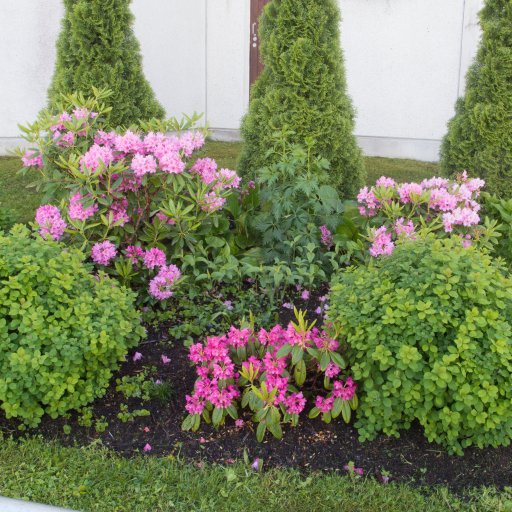
#> input picture data/t064.png, 512 x 512 px; its folder holds only this picture in this run
$ python run_experiments.py
#> lines starting #> are read from the running program, lines starting #| are printed output that depends on the picture
### watermarking.py

"""
Shared utilities for the Spread Spectrum and STDM watermarking experiment.

The image is transformed using non-overlapping 8x8 DCT blocks. The twelve
selected mid-frequency AC coefficients from every block are pooled into
one global vector. A seeded permutation partitions that vector into disjoint
tiles, one tile per payload bit.

Each tile therefore contains coefficients distributed throughout the image;
payload bits are NOT assigned to spatial image blocks.
"""

from pathlib import Path
from io import BytesIO

import numpy as np
from PIL import Image
from scipy.fft import dctn, idctn


# ---------------------------------------------------------------------
# Experiment configuration
# ---------------------------------------------------------------------

IMAGE_PATH = Path(__file__).resolve().parent / "data" / "t064.png"
OUTPUT_DIR = Path(__file__).resolve().parent / "results"

PAYLOAD_LENGTHS = (2048, 4096, 8192)

BLOCK_SIZE = 8
JPEG_QUALITY = 60

GAMMA = 14.375
DELTA = 49.25

EMBEDDING_KEY = 12345
SEQUENCE_KEY = 54321
MESSAGE_SEED = 9876

# Twelve mid-frequency AC coefficient positions in each 8x8 DCT block.
MID_FREQ = (
    (1, 2), (2, 1), (2, 2), (1, 3),
    (3, 1), (2, 3), (3, 2), (1, 4),
    (4, 1), (3, 3), (2, 4), (4, 2),
)


# ---------------------------------------------------------------------
# Image utilities and quality metrics
# ---------------------------------------------------------------------

def load_image(path):
    """Load an image as an 8-bit grayscale array represented by float64."""
    return np.asarray(
        Image.open(path).convert("L"),
        dtype=np.float64
    )


# [55 lines left out: functions save_image, psnr, ber, jpeg_attack, not called in this run]


# ---------------------------------------------------------------------
# 8x8 block DCT and inverse DCT
# ---------------------------------------------------------------------

def image_to_dct(image):
    """Apply an orthonormal 2-D DCT to each non-overlapping 8x8 block."""
    image = np.asarray(image, dtype=np.float64)

    height, width = image.shape

    if height % BLOCK_SIZE or width % BLOCK_SIZE:
        raise ValueError(
            "Image height and width must be multiples of 8."
        )

    coeffs = np.empty(
        (
            height // BLOCK_SIZE,
            width // BLOCK_SIZE,
            BLOCK_SIZE,
            BLOCK_SIZE
        ),
        dtype=np.float64
    )

    for by in range(height // BLOCK_SIZE):
        for bx in range(width // BLOCK_SIZE):

            block = image[
                by * BLOCK_SIZE:(by + 1) * BLOCK_SIZE,
                bx * BLOCK_SIZE:(bx + 1) * BLOCK_SIZE
            ]

            coeffs[by, bx] = dctn(
                block,
                type=2,
                norm="ortho"
            )

    return coeffs


def dct_to_image(coeffs):
    """Apply the inverse orthonormal 2-D DCT to every 8x8 block."""
    nby, nbx = coeffs.shape[:2]

    image = np.empty(
        (nby * BLOCK_SIZE, nbx * BLOCK_SIZE),
        dtype=np.float64
    )

    for by in range(nby):
        for bx in range(nbx):

            block = idctn(
                coeffs[by, bx],
                type=2,
                norm="ortho"
            )

            image[
                by * BLOCK_SIZE:(by + 1) * BLOCK_SIZE,
                bx * BLOCK_SIZE:(bx + 1) * BLOCK_SIZE
            ] = block

    return np.clip(np.rint(image), 0, 255)


# ---------------------------------------------------------------------
# Pool the selected coefficients across the WHOLE image
# ---------------------------------------------------------------------

def extract_selected_coefficients(dct_coeffs):
    """Pool the twelve selected coefficients from every DCT block."""
    selected = []

    for by in range(dct_coeffs.shape[0]):
        for bx in range(dct_coeffs.shape[1]):

            for row, col in MID_FREQ:
                selected.append(
                    dct_coeffs[by, bx, row, col]
                )

    return np.asarray(selected, dtype=np.float64)


def insert_selected_coefficients(dct_coeffs, selected):
    """Insert a global selected-coefficient vector into the DCT blocks."""
    expected = (
        dct_coeffs.shape[0]
        * dct_coeffs.shape[1]
        * len(MID_FREQ)
    )

    if len(selected) != expected:
        raise ValueError(
            f"Expected {expected} selected coefficients, "
            f"got {len(selected)}."
        )

    result = dct_coeffs.copy()
    index = 0

    for by in range(result.shape[0]):
        for bx in range(result.shape[1]):

            for row, col in MID_FREQ:
                result[by, bx, row, col] = selected[index]
                index += 1

    return result


def reconstruct_image(selected, original_dct):
    """Reconstruct an image after replacing its selected DCT coefficients."""
    modified_dct = insert_selected_coefficients(
        original_dct,
        selected
    )

    return dct_to_image(modified_dct)


def extract_from_image(image):
    """Extract the global selected-coefficient vector from an image."""
    dct_coeffs = image_to_dct(image)

    return extract_selected_coefficients(dct_coeffs)


# ---------------------------------------------------------------------
# Disjoint coefficient tiles, spreading sequences and payload
# ---------------------------------------------------------------------

def make_tiles(
    number_of_coefficients,
    number_of_bits,
    key=EMBEDDING_KEY
):
    """
    Randomly permute all selected coefficients and split them into
    one disjoint tile per message bit.

    Tile sizes differ by at most one coefficient.
    """
    if number_of_bits <= 0:
        raise ValueError("The payload length must be positive.")

    if number_of_bits > number_of_coefficients:
        raise ValueError(
            f"Payload ({number_of_bits} bits) exceeds the number of "
            f"selected coefficients ({number_of_coefficients})."
        )

    rng = np.random.default_rng(key)

    permutation = rng.permutation(number_of_coefficients)

    return np.array_split(permutation, number_of_bits)


def generate_spreading_sequences(
    tiles,
    key=SEQUENCE_KEY
):
    """
    Generate one pseudorandom +/-1 sequence per tile and normalize it.

    In the handout notation:

        p_i = s_i / ||s_i||_2

    Since every element of s_i is either -1 or +1:

        ||s_i||_2 = sqrt(L_i)

    where L_i is the number of coefficients in tile i.
    Consequently, every p_i has unit Euclidean norm.
    """
    rng = np.random.default_rng(key)

    sequences = []

    for tile in tiles:

        p_i = rng.choice(
            [-1.0, +1.0],
            size=len(tile)
        )

        p_i /= np.linalg.norm(p_i)

        sequences.append(p_i)

    return sequences


def generate_message(
    number_of_bits,
    seed=MESSAGE_SEED
):
    """Generate a reproducible antipodal message with bits -1 and +1."""
    rng = np.random.default_rng(seed)

    return rng.choice(
        [-1, +1],
        size=number_of_bits
    )


# ---------------------------------------------------------------------
# Spread Spectrum embedding
# ---------------------------------------------------------------------

def embed_ss(
    coefficients,
    tiles,
    sequences,
    message,
    gamma=GAMMA
):
    """
    Embed each bit according to:

        y_i = x_i + gamma * b_i * p_i
    """
    watermarked = np.asarray(
        coefficients,
        dtype=np.float64
    ).copy()

    for b_i, tile, p_i in zip(message, tiles, sequences):

        watermarked[tile] += gamma * b_i * p_i

    return watermarked


# ---------------------------------------------------------------------
# STDM quantization and embedding
# ---------------------------------------------------------------------

# [61 lines left out: functions quantize_coset, distance_to_coset, embed_stdm, not called in this run]

### detectors.py

"""
Student detector functions.

Complete detect_ss() and detect_stdm().

Use the same tiles and normalized spreading sequences p_i
that were generated for embedding.
"""

import numpy as np

from watermarking import DELTA, distance_to_coset


def detect_ss(coefficients, tiles, sequences):
    """
    Estimate each Spread Spectrum bit from the correlation
    between the received tile vector and its spreading sequence.

    Return one bit (-1 or +1) per tile, in message order.
    """
    detected = []

    for tile, p_i in zip(tiles, sequences):

        # TODO 1: Extract the received coefficient vector r_i.
        # TODO 2: Compute the correlation r_i^T p_i.
        # TODO 3: Decide +1 if the correlation is >= 0,
        #         and -1 otherwise.

        raise NotImplementedError("Complete detect_ss().")

    return np.asarray(detected, dtype=int)


# [28 lines left out: function detect_stdm, not called in this run]

### run_experiments.py

"""
Challenge 8 experiment runner.

Run spread-spectrum (SS) and STDM watermarking experiments.

The 8192-bit parameter values are the reference values calibrated
for approximately 40 dB PSNR:

    gamma_8192 = 14.375
    Delta_8192 = 49.25

For a payload of N bits, both parameters are scaled by:

    sqrt(8192 / N)

This approximately maintains the total embedding distortion, and
therefore the PSNR, across different payload lengths.
"""

import csv
from pathlib import Path

import numpy as np

from watermarking import (
    IMAGE_PATH,
    OUTPUT_DIR,
    PAYLOAD_LENGTHS,
    JPEG_QUALITY,
    GAMMA,
    DELTA,
    EMBEDDING_KEY,
    SEQUENCE_KEY,
    MESSAGE_SEED,
    load_image,
    image_to_dct,
    extract_selected_coefficients,
    make_tiles,
    generate_spreading_sequences,
    generate_message,
    embed_ss,
    embed_stdm,
    reconstruct_image,
    extract_from_image,
    jpeg_attack,
    psnr,
    ber,
    save_image,
)

from detectors import detect_ss, detect_stdm


# ---------------------------------------------------------------------
# Reference parameters
# ---------------------------------------------------------------------

# GAMMA and DELTA in watermarking.py are the values calibrated
# for the reference payload of 8192 bits.
REFERENCE_PAYLOAD_BITS = 8192

GAMMA_8192 = GAMMA
DELTA_8192 = DELTA


def scaled_parameters(number_of_bits):
    """
    Calculate SS and STDM parameters for the requested payload length.

    The square-root scaling approximately keeps total embedding
    distortion constant when the number of embedded bits changes.
    """
    if number_of_bits <= 0:
        raise ValueError("The payload length must be positive.")

    scale = np.sqrt(REFERENCE_PAYLOAD_BITS / number_of_bits)

    gamma = GAMMA_8192 * scale
    Delta = DELTA_8192 * scale

    return gamma, Delta


# ---------------------------------------------------------------------
# Main experiment
# ---------------------------------------------------------------------

def run_experiment():

    # Check that the input image exists.
    if not IMAGE_PATH.is_file():
        raise FileNotFoundError(
            f"Could not find {IMAGE_PATH}. "
            "Copy the input image into the data folder "
            "or check IMAGE_PATH in watermarking.py."
        )

    OUTPUT_DIR.mkdir(parents=True, exist_ok=True)

    # Load the original image and calculate its DCT coefficients.
    image = load_image(IMAGE_PATH)
#> in load_image, `return np.asarray( Image.open(path).convert("L"), dtype=np.float64 )`:
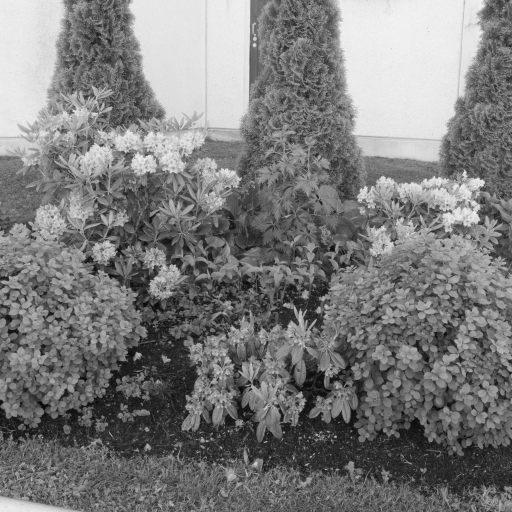
#> returned value: shape (512, 512) float64; min 7, max 243, mean 123.3
    original_dct = image_to_dct(image)

    # Pool the selected mid-frequency coefficients from the whole image.
    coefficients = extract_selected_coefficients(original_dct)
#> after the loop in extract_selected_coefficients, `for by in range(dct_coeffs.shape[0]):`: selected = 49152 items

    print("Image:", IMAGE_PATH.name)
    print("Image dimensions:", image.shape)
#| Image dimensions: (512, 512)
    print("Number of selected coefficients:", len(coefficients))
#| Number of selected coefficients: 49152
    print("Reference payload:", REFERENCE_PAYLOAD_BITS, "bits")
    print("Reference gamma:", GAMMA_8192)
    print("Reference Delta:", DELTA_8192)
    print("JPEG quality:", JPEG_QUALITY)

    rows = []

    # Run the experiments for each payload length.
    for n_bits in PAYLOAD_LENGTHS:

        # Calculate the parameters for this payload length.
        gamma, Delta = scaled_parameters(n_bits)

        # Display the parameters once for this payload.
        print()
        print("=" * 58)
        print(f"Payload: {n_bits} bits")
        print(f"gamma = {gamma:.3f}    Delta = {Delta:.3f}")
        print("=" * 58)

        # Generate the coefficient tiles, spreading sequences and message.
        # Both watermarking methods use the same allocation and message.
        tiles = make_tiles(
            len(coefficients),
            n_bits,
            EMBEDDING_KEY
        )
#> tiles = 2048 items

        sequences = generate_spreading_sequences(
            tiles,
            SEQUENCE_KEY
        )
#> sequences = 2048 items

        message = generate_message(
            n_bits,
            MESSAGE_SEED
        )

        # Display the results table header.
        print(
            f"{'Method':<8}"
            f"{'Clean PSNR':>12}"
            f"{'Clean BER':>12}"
            f"{'JPEG PSNR':>12}"
            f"{'JPEG BER':>12}"
        )
        print("-" * 56)

        # -------------------------------------------------------------
        # Spread-spectrum and STDM experiments
        # -------------------------------------------------------------

        for method_name in ("SS", "STDM"):

            if method_name == "SS":

                # Embed the message using spread spectrum.
                marked_coefficients = embed_ss(
                    coefficients,
                    tiles,
                    sequences,
                    message,
                    gamma
                )
#> the loop in embed_ss, `for b_i, tile, p_i in zip(message, tiles, sequences): ` made 2048 passes
#> b_i on passes 1 to 3: -1, 1, -1

            else:

                # Embed the message using STDM.
                marked_coefficients = embed_stdm(
                    coefficients,
                    tiles,
                    sequences,
                    message,
                    Delta
                )

            # Reconstruct the watermarked image.
            marked_image = reconstruct_image(
                marked_coefficients,
                original_dct
            )
#> after the loop in insert_selected_coefficients, `for by in range(result.shape[0]):`: index = 49152

            # Extract the coefficients again from the reconstructed image.
            # This includes the effects of image rounding and clipping.
            clean_coefficients = extract_from_image(marked_image)

            # Detect the message from the clean watermarked image.
            if method_name == "SS":

                clean_detected = detect_ss(
                    clean_coefficients,
                    tiles,
                    sequences
                )
#> the loop in detect_ss, `for tile, p_i in zip(tiles, sequences):` made 1 pass

            else:

                clean_detected = detect_stdm(
                    clean_coefficients,
                    tiles,
                    sequences,
                    Delta
                )

            # ---------------------------------------------------------
            # JPEG attack
            # ---------------------------------------------------------

            attacked_image = jpeg_attack(
                marked_image,
                JPEG_QUALITY
            )

            attacked_coefficients = extract_from_image(
                attacked_image
            )

            # Detect the message after the JPEG attack.
            if method_name == "SS":

                attacked_detected = detect_ss(
                    attacked_coefficients,
                    tiles,
                    sequences
                )

            else:

                attacked_detected = detect_stdm(
                    attacked_coefficients,
                    tiles,
                    sequences,
                    Delta
                )

            # ---------------------------------------------------------
            # Quality and detection performance
            # ---------------------------------------------------------

            clean_psnr = psnr(
                image,
                marked_image
            )

            clean_ber = ber(
                message,
                clean_detected
            )

            attacked_psnr = psnr(
                image,
                attacked_image
            )

            attacked_ber = ber(
                message,
                attacked_detected
            )

            # ---------------------------------------------------------
            # Save the watermarked images
            # ---------------------------------------------------------

            prefix = f"{method_name.lower()}_{n_bits}"

            save_image(
                marked_image,
                OUTPUT_DIR / f"{prefix}_clean.png"
            )

            save_image(
                attacked_image,
                OUTPUT_DIR /
                f"{prefix}_jpeg_q{JPEG_QUALITY}.png"
            )

            # ---------------------------------------------------------
            # Store the results
            # ---------------------------------------------------------

            row = {
                "payload_bits": n_bits,
                "method": method_name,
                "gamma": gamma if method_name == "SS" else "",
                "Delta": Delta if method_name == "STDM" else "",
                "jpeg_quality": JPEG_QUALITY,
                "clean_psnr_db": clean_psnr,
                "clean_ber": clean_ber,
                "jpeg_psnr_db": attacked_psnr,
                "jpeg_ber": attacked_ber,
            }

            rows.append(row)

            # Print the results for this experiment.
            print(
                f"{method_name:<8}"
                f"{clean_psnr:>12.3f}"
                f"{clean_ber:>12.6f}"
                f"{attacked_psnr:>12.3f}"
                f"{attacked_ber:>12.6f}"
            )

    # -----------------------------------------------------------------
    # Save all results to a CSV file
    # -----------------------------------------------------------------

    csv_path = OUTPUT_DIR / "results.csv"

    with csv_path.open(
        "w",
        newline="",
        encoding="utf-8"
    ) as csv_file:

        writer = csv.DictWriter(
            csv_file,
            fieldnames=rows[0].keys()
        )

        writer.writeheader()
        writer.writerows(rows)

    print()
    print("=" * 58)
    print("Experiments completed.")
    print("Detailed results saved to:", csv_path)
    print("Watermarked images saved to:", OUTPUT_DIR.resolve())
    print("=" * 58)


# ---------------------------------------------------------------------
# Program entry point
# ---------------------------------------------------------------------

if __name__ == "__main__":
#> (the run stopped early here; a loop or call above may not have finished)
